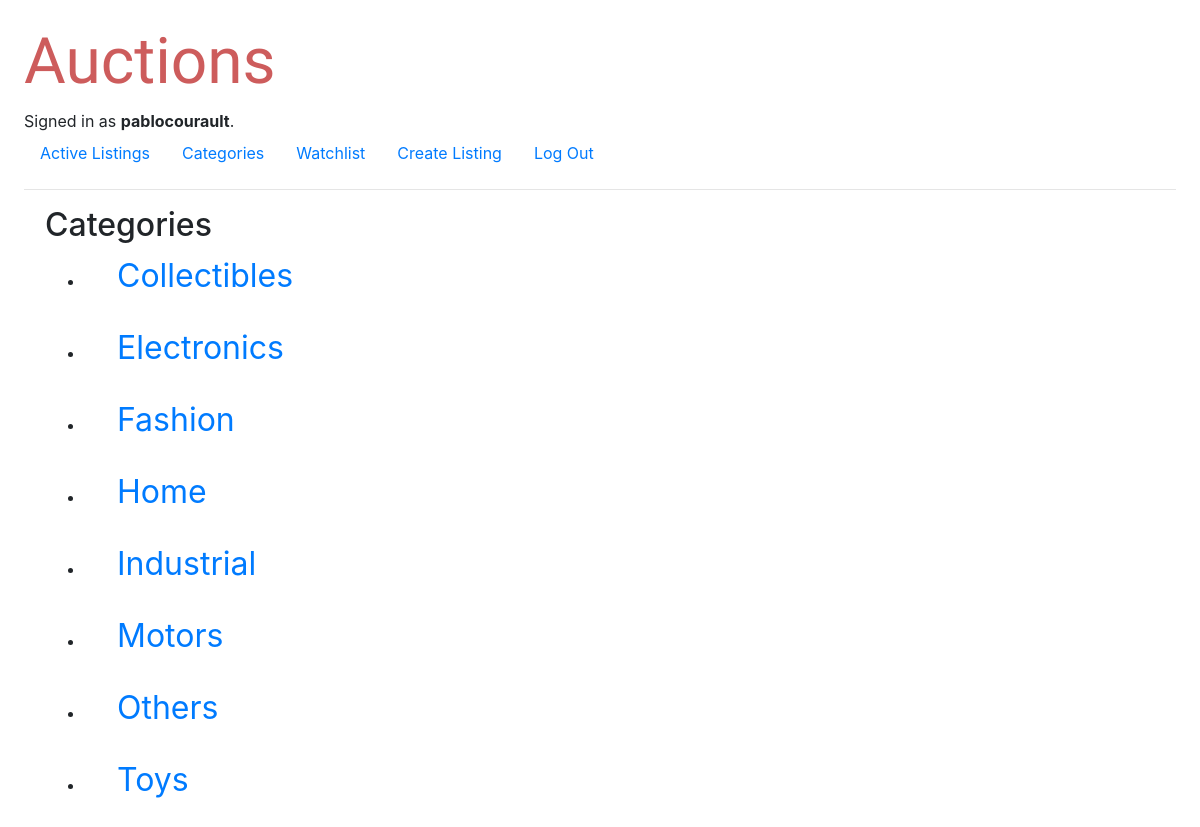
Page /categories (signed in) on the committed database.
### auctions/models.py (models this page shows, shortened)
class User(AbstractUser):
    def __str__(self):
        return f"{self.username}"

class Category(models.Model):  # categorías de los artículos a vender
    description = models.TextField(max_length=64, blank=False)

### auctions/views.py (the view)
# urls.py: path("categories", views.categories, name="categories"),
def categories(request):
    active_categories = Auction.objects.values('category').filter(condition="active").distinct()
    categories =  Category.objects.filter(pk__in=active_categories).order_by('description')
    return render(request, "auctions/categories.html", {"categories": categories })

### auctions/templates/auctions/categories.html
{% extends "auctions/layout.html" %}
{% block body %}
<div class="container">
    <h2>Categories</h2>
    <ul>
        {% for category in categories %}
        <li>
            <div class="row">
                <div class="col-12">
                    <a title="view" href="{% url 'categoryselected' category.description %}" class="view">{{ category.description }}</a><br><br>
                </div>
            </div>
        </li>
        {% endfor %}
        </ul>
    </div>
{% endblock %}

### auctions/templates/auctions/layout.html (shortened to what this page needs)
{% load static %}
<!DOCTYPE html>
<html lang="en">
    <head>
        <link rel="stylesheet" href="https://stackpath.bootstrapcdn.com/bootstrap/4.4.1/css/bootstrap.min.css">
        <link href="{% static 'auctions/styles.css' %}" rel="stylesheet">
    </head>
    <body>
        <h1 id="title">Auctions</h1>
        <div>
            {% if user.is_authenticated %}
                Signed in as <strong>{{ user.username }}</strong>.
            {% else %}
                Not signed in.
            {% endif %}
        </div>
        <ul class="nav">
            <li class="nav-item">
                <a class="nav-link" href="{% url 'index' %}">Active Listings</a>
            </li>
            <li class="nav-item">
                <a class="nav-link" href="{% url 'categories' %}">Categories</a>
            </li>
            {% if user.is_authenticated %}
            <li class="nav-item">
                <a class="nav-link" href="{% url 'watchlist' %}">Watchlist</a>
            </li>
            <li class="nav-item">
                <a class="nav-link" href="{% url 'publish' %}">Create Listing</a>
            </li>
                <li class="nav-item">
                    <a class="nav-link" href="{% url 'logout' %}">Log Out</a>
                </li>
            {% endif %}
        </ul>
        <hr>
        {% block body %}
        {% endblock %}
    </body>
</html>

### auctions/static/auctions/styles.css (style rules this page uses)
body { padding: 24px; }
#title { font-family: 'Courgette', cursive; font-size: 64px; color:indianred }
.view { font-size:xx-large; font-weight:normal; padding: 16px; margin: 16px; }

### rows in the picture
User: username "pablocourault"
Category: description "Collectibles"
Category: description "Electronics"
Category: description "Fashion"
Category: description "Home"
Category: description "Industrial"
Category: description "Motors"
Category: description "Others"
Category: description "Toys"
